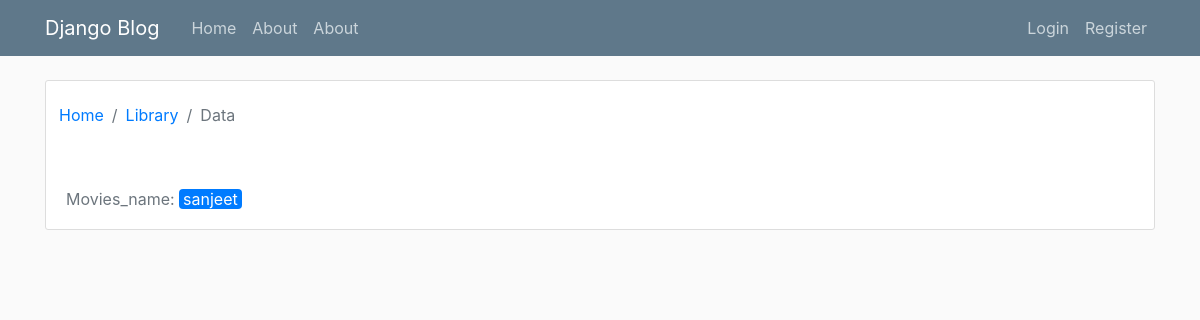
The page /country/india on the database as committed earlier.
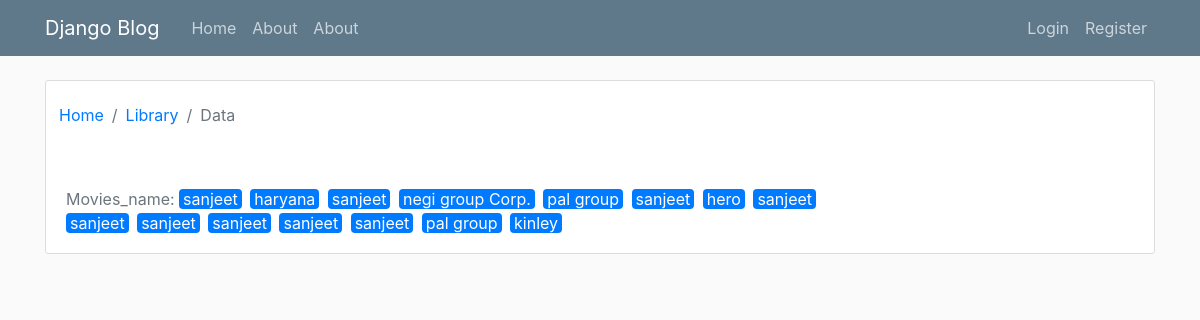
The same page on the database as committed later.
### movies_list/models.py (models this page shows, shortened)
class Movies_list(models.Model):
	movies_id=models.AutoField(primary_key=True)
	name=models.CharField(max_length=50)
	genre=models.ManyToManyField(Genre_list)
	cast=models.ManyToManyField(Cast_list)
	director=models.ManyToManyField(Director_list)
	writer=models.ManyToManyField(Writer_list)
	awards=models.ManyToManyField(Award_list)
	country=models.ForeignKey(Country_list, on_delete=models.PROTECT)
	story_line=models.TextField(default='')
	cost=models.PositiveIntegerField(default=0)
	release_date=models.DateTimeField( blank=False,null=False)
	created_at=models.DateTimeField(default=timezone.now)
	language=models.ManyToManyField(Language_list)
	imdb_rating=models.FloatField()
	imdb_link=models.TextField()
	trailer_link=models.TextField()
	views=models.PositiveIntegerField(default=0)
	likes=models.PositiveIntegerField(default=0)
	dislike=models.PositiveIntegerField(default=0)
	ratting=models.FloatField(default=0.0)
	tags=models.TextField()
	Quality=models.ForeignKey(Quality_list,on_delete=models.PROTECT)
	movies_user_id=models.ForeignKey(User, on_delete=models.PROTECT)
	movies_type=models.ForeignKey(Movies_type_list,on_delete=models.PROTECT)
	movies_thumbnail=models.ImageField(default='thumbnail.jpg',upload_to='movies_pics')
	class Meta:
		verbose_name_plural='movies'

### movies_list/views.py (the view)
# urls.py: path("country/<str:country_name>",Country_detail,name="country-detail"),
def Country_detail(request,country_name):
	country_details=Movies_list.objects.filter(country__country_name=country_name)
	context={
		"country_details":country_details,
	}
	return render(request,"movies_list/country_details.html",context)

### movies_list/Templates/movies_list/country_details.html (shortened to what this page needs)
{% extends "users/base.html" %}
{% load crispy_forms_tags %}
{% block content %}
    <div class="content-section ">
        <div class="row ">
            <nav aria-label="breadcrumb ">
              <ol class="breadcrumb  mx-2 px-0 my-1.5 bg-white">
                <li class="breadcrumb-item"><a href="{%url 'movies-index'%}">Home</a></li>
                <li class="breadcrumb-item"><a href="#">Library</a></li>
                <li class="breadcrumb-item active" aria-current="page">Data</li>
              </ol>
            </nav>
        </div>
        <div class="row ">
            <div class="col-md-9   my-2">
              <p class="pd-0 m-0  rounded text-secondary">Movies_name: {%for movies in country_details%}{% if not forloop.first %} {% endif %}<a class="no-underline" href="{%url 'movies-detail' movies_id=movies.movies_id %}"><span class="bg-primary rounded px-1 text-white mr-1">{{movies.name|join:""}}</span></a>{%endfor%}</p>
            </div>
        </div>
    </div>
{% endblock content %}

Rows that differ between the two databases and show on the page:
added Movies_list: name "haryana"
added Movies_list: name "sanjeet"
added Movies_list: name "negi group Corp."
added Movies_list: name "pal group"
added Movies_list: name "sanjeet"
added Movies_list: name "hero"
added Movies_list: name "sanjeet"
added Movies_list: name "sanjeet"
added Movies_list: name "sanjeet"
added Movies_list: name "sanjeet"
added Movies_list: name "sanjeet"
added Movies_list: name "sanjeet"
added Movies_list: name "pal group"
added Movies_list: name "kinley"
